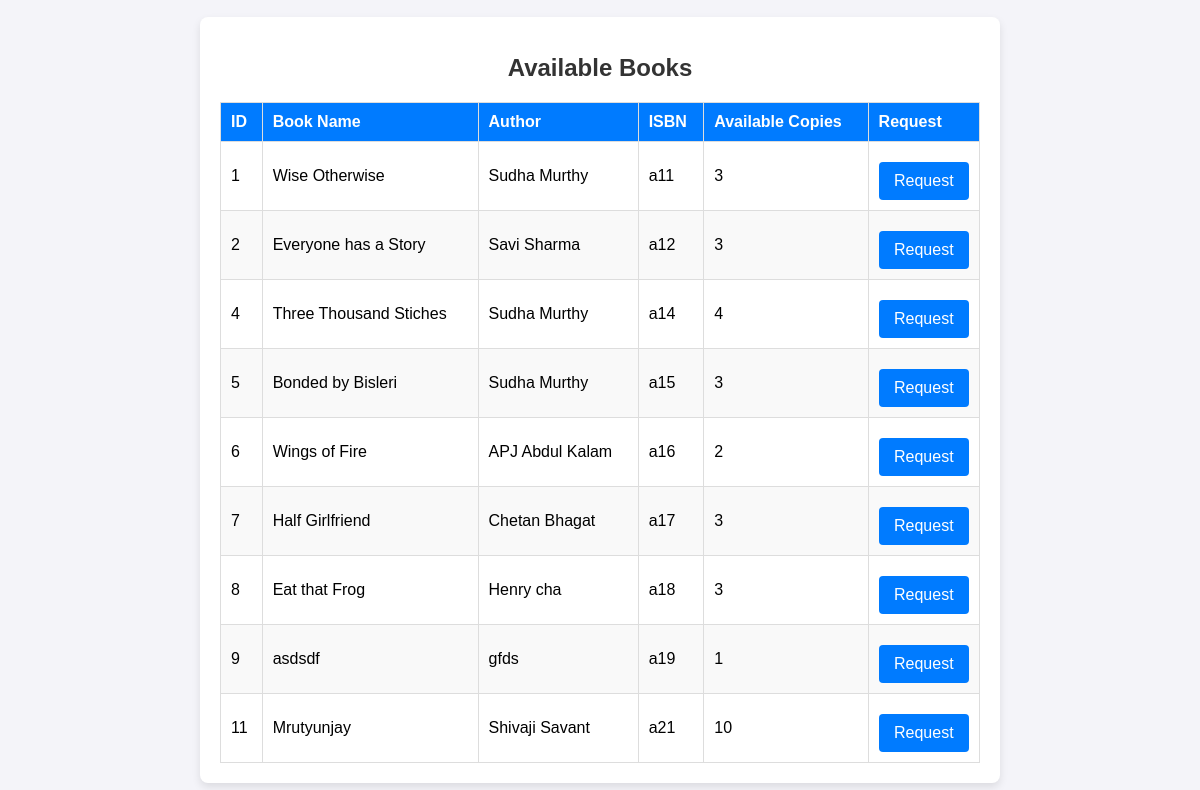
Page /available_books (signed in) on the committed database.
### app/system/models.py (models this page shows)
class Books(db.Model):
    book_id = db.Column(db.Integer, primary_key=True, autoincrement=True)
    name = db.Column(db.String(150), nullable=False)
    author = db.Column(db.String(150), nullable=False)
    isbn = db.Column(db.String(100), unique=True, nullable=False)
    total_copies = db.Column(db.Integer, nullable=False, default=1)
    available_copies = db.Column(db.Integer, nullable=False, default=1)

### app/system/routes.py (the view)
@bp.route('/available_books', methods=['GET'])
def show_books():
    user_id = session.get('user_id')
    if not user_id:
        flash('Please log in first.', 'warning')
        return redirect(url_for('Library.signin_view'))
    all_books = get_all_books()
    available_books = [book for book in all_books if book['available_copies'] > 0]
    user = Users.query.filter_by(user_id=user_id).first()
    if user and user.role == "user":
        return render_template('book_list.html', books=available_books)
    else:
        return redirect(url_for('Library.signin_view'))

### app/system/service.py (called while the page is built)
def get_all_books():
    try:
        books = Books.query.all()
        return [
            {
                'id': book.book_id,
                'name': book.name,
                'author': book.author,
                'isbn': book.isbn,
                'available_copies': book.available_copies
            }
            for book in books
        ]
    except Exception as e:
        flash(f'An error occurred while retrieving books: {e}', 'error')
        return []

### app/templates/book_list.html (shortened to what this page needs)
<!DOCTYPE html>
<html lang="en">
<head>
    <link rel="stylesheet" href="{{ url_for('static', filename='styles.css') }}">
</head>
<body>
    <div class="container book-list-container">
        <h1>Available Books</h1>
        <table class="book-table">
            <thead>
                <tr>
                    <th>ID</th>
                    <th>Book Name</th>
                    <th>Author</th>
                    <th>ISBN</th>
                    <th>Available Copies</th>
                    <th>Request</th>
                </tr>
            </thead>
            <tbody>
                {% for book in books %}
                <tr>
                    <td>{{ book.id }}</td>
                    <td>{{ book.name }}</td>
                    <td>{{ book.author }}</td>
                    <td>{{ book.isbn }}</td>
                    <td>{{ book.available_copies }}</td>
                    <td>
                        <form method="POST" action="{{ url_for('Library.book_request',book=book)}}">
                            <button type="submit">Request</button>
                        </form>
                    </td>
                </tr>
                {% endfor %}
            </tbody>
        </table>
    </div>
</body>
</html>

### app/static/styles.css (style rules this page uses)
body { font-family: Arial, sans-serif; background-color: #f4f4f9; margin: 0; padding: 0; display: flex; justify-content: center; align-items: center; height: 100vh; }
.container { background-color: #fff; padding: 20px 30px; border-radius: 8px; box-shadow: 0 4px 8px rgba(0, 0, 0, 0.1); max-width: 400px; width: 100%; box-sizing: border-box; }
h1 { font-size: 24px; margin-bottom: 20px; text-align: center; color: #333; }
button[type="submit"] { width: 100%; background-color: #007BFF; color: #fff; padding: 10px; margin-top: 10px; border: none; border-radius: 4px; font-size: 16px; cursor: pointer; transition: background-color 0.3s ease; }
.book-list-container { background-color: #fff; padding: 20px; border-radius: 8px; box-shadow: 0 4px 8px rgba(0, 0, 0, 0.1); max-width: 800px; width: 100%; box-sizing: border-box; }
.book-list-container h1 { font-size: 24px; margin-bottom: 20px; text-align: center; color: #333; }
.book-table { width: 100%; border-collapse: collapse; }
.book-table th, .book-table td { padding: 10px; border: 1px solid #ddd; text-align: left; }
.book-table th { background-color: #007BFF; color: #fff; }
.book-table tbody tr:nth-child(even) { background-color: #f9f9f9; }

### rows in the picture
Books: id "1", name "Wise Otherwise", author "Sudha Murthy", isbn "a11", available_copies "3"
Books: id "2", name "Everyone has a Story", author "Savi Sharma", isbn "a12", available_copies "3"
Books: id "4", name "Three Thousand Stiches", author "Sudha Murthy", isbn "a14", available_copies "4"
Books: id "5", name "Bonded by Bisleri", author "Sudha Murthy", isbn "a15", available_copies "3"
Books: id "6", name "Wings of Fire", author "APJ Abdul Kalam", isbn "a16", available_copies "2"
Books: id "7", name "Half Girlfriend", author "Chetan Bhagat", isbn "a17", available_copies "3"
Books: id "8", name "Eat that Frog", author "Henry cha", isbn "a18", available_copies "3"
Books: id "9", name "asdsdf", author "gfds", isbn "a19", available_copies "1"
Books: id "11", name "Mrutyunjay", author "Shivaji Savant", isbn "a21", available_copies "10"
